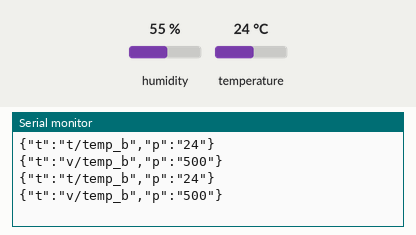
Simulated run of this sketch. Board: Arduino Uno, built with avr-gcc and run on an emulated ATmega328P. On the bench: the last lines printed to the serial monitor. The inputs (shaded band) are chosen by the test bench; at power-on: temperature 24 °C, humidity 55 %. Sleep ends after the set time or at an interrupt.

Above: at 8.2 s.
8.3 s: temperature set to 12 °C
At 11.91 s:
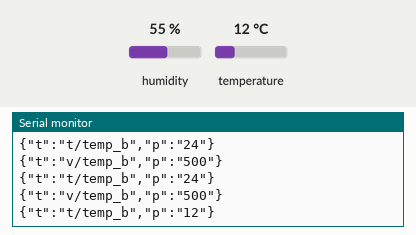
14.4 s: temperature set to 19 °C
At 17.5 s:
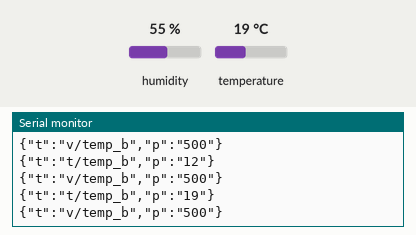
Timing chart, 0 to 19.0 s (numbered marks = the images above; inputs shaded):
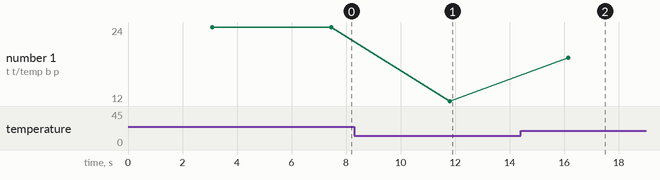

The sketch:

sensor-temperature.ino
```cpp
#include <avr/sleep.h>
#include <avr/wdt.h>
#include <avr/power.h>

#include "TemperatureSensor.h"

#define TEMP_PIN 7

const int SLEEP_CYCLES = 2;
const bool USE_SERIAL = true;
const long INTERNAL_REFERENCE_VOLTAGE = 1125300L;
const int LOW_VOLTAGE_VALUE = 400;

const char guid[10] = "temp_b";

volatile int sleepCount = 1;
volatile char readBuffer[10];

TemperatureSensor sensor(TEMP_PIN);

void setup()
{
  // set pins to input mode to decrease power consumption
  for (int i=2; i<13; i++) {
    pinMode(i, INPUT);
  }

  pinMode(TEMP_PIN, INPUT);

  Serial.begin(2400);
}

/*
 * OUTPUT JSON TO SERIAL
 */
void serialOutput(char* data, char* topic) {
  Serial.flush();
  char out[128];
  strcpy(out, "{\"t\":\"");
  strcat(out, topic);
  strcat(out, "/");
  strcat(out, guid);
  strcat(out, "\",\"p\":\"");
  strcat(out, data);
  strcat(out, "\"}");
  Serial.println(out);
  Serial.flush();
}

void sendInt(int val, char* topic) {
  snprintf(readBuffer, 10, "%d", val);
  serialOutput(readBuffer, topic);
}

// the interupt routine handler
ISR (WDT_vect) {
  wdt_disable();
  sleepCount++;
}

// returns internal voltage
int getBandGap()
{
  // REFS0 : Selects AVcc external reference
  // MUX3 MUX2 MUX1 : Selects 1.1V (VBG)
   ADMUX = bit (REFS0) | bit (MUX3) | bit (MUX2) | bit (MUX1);
   delay(2);
   ADCSRA |= bit( ADSC );  // start conversion

   while (ADCSRA & bit (ADSC)) { } // wait for conversion to complete

   int results = ((INTERNAL_REFERENCE_VOLTAGE / ADC) + 5) / 10;
   return results;
}

void loop() {
  set_sleep_mode(SLEEP_MODE_PWR_DOWN);
  sleep_enable();
  sleep_bod_disable(); // disable brownout detection

  // disable ADC when we go to sleep
  static byte prevADCSRA = ADCSRA;
  ADCSRA = 0;

  while (sleepCount < 4) {
    noInterrupts();
    MCUSR = 0;

    WDTCSR = bit(WDCE) | bit(WDE);
    WDTCSR = bit(WDIE) | bit(WDP2) | bit(WDP1);
    //WDTCSR = bit(WDIE) | bit(WDP3) | bit(WDP0);
    wdt_reset();

    interrupts();

    sleep_cpu();
  }

  sleep_disable();

  sleepCount = 0;
  ADCSRA = prevADCSRA; // restore ADC for sensor

  /*
   * Do the sensor logic stuff here
   */
  int val = sensor.readValue();
  sendInt(val, "t");

  int internalVoltage = getBandGap();
  sendInt(internalVoltage, "v");
}
```

TemperatureSensor.cpp
```cpp
#include "TemperatureSensor.h"
#include <Arduino.h>

TemperatureSensor::TemperatureSensor(int pin) : _tempPin(pin) {}

int TemperatureSensor::readValue() {
  // Activate the DHT11 to take a temperature and humidity reading
  int readData = DHT.read11(_tempPin);

  // Ask for the temperature only
  return (int)DHT.temperature;
}
```

TemperatureSensor.h
```cpp
#include <dht.h>

class TemperatureSensor {
  private:
    int _tempPin;
    dht DHT;
  public:
    TemperatureSensor(int pin);
    int readValue();
};
```

Measured:
- after the input at 8.3 s, the serial monitor: prints a new line after 3.5 s (image 1)
- after the input at 14.4 s, the serial monitor: prints a new line after 1.7 s (image 2)
- plotted number 1: 24 → 12 after the input at 8.3 s, 12 → 19 after the input at 14.4 s
